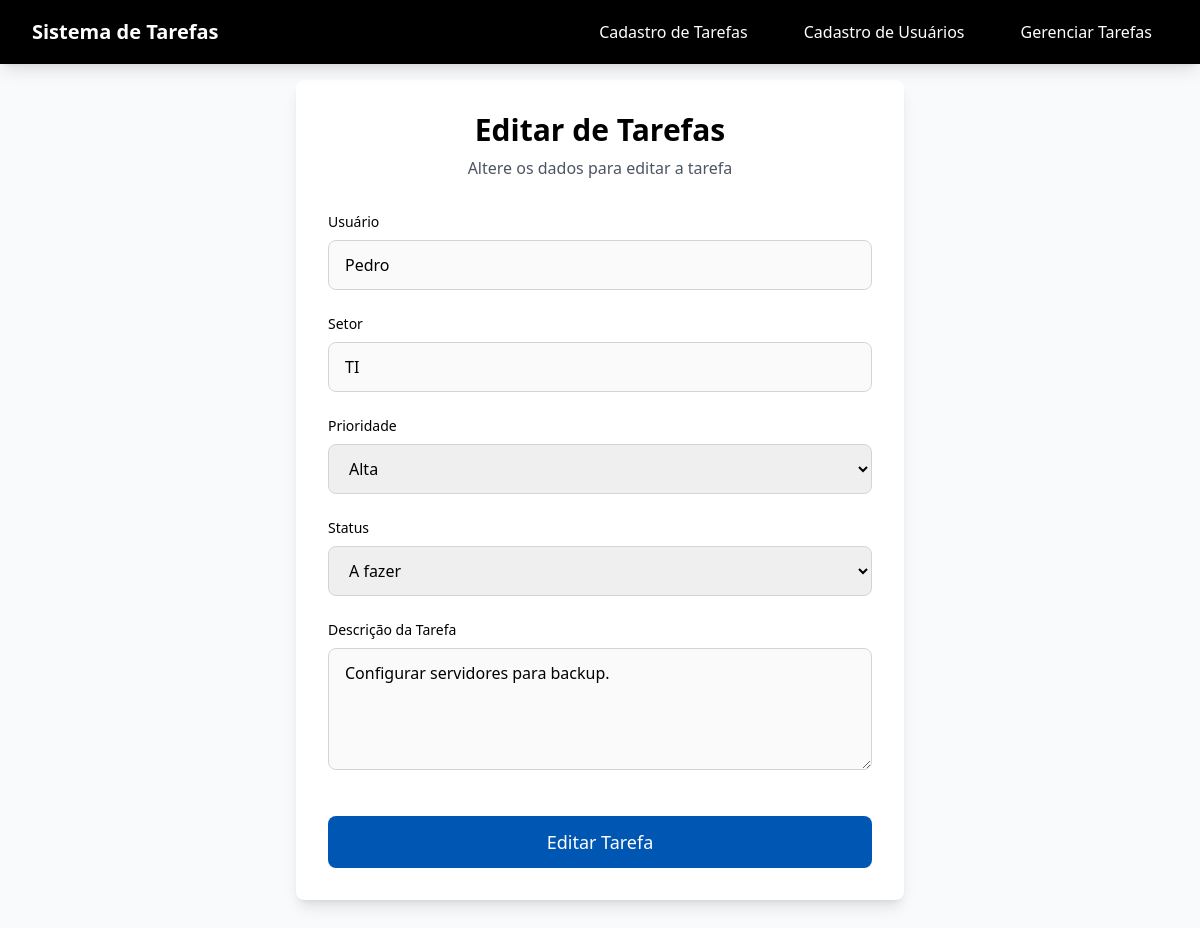
The app's page /public/editar-tarefa.php?id=37 with its own data.
### tables this page shows
CREATE TABLE
  `tarefas` (
    `idTarefa` int NOT NULL AUTO_INCREMENT,
    `idUsuario_FK` int NOT NULL,
    `prioridadeTarefa` varchar(20) NOT NULL,
    `nomeSetor` varchar(40) NOT NULL,
    `descricaoTarefa` varchar(150) NOT NULL,
    `statusTarefa` varchar(20) NOT NULL,
    `dataHoraCadastroTarefa` datetime DEFAULT CURRENT_TIMESTAMP,
    PRIMARY KEY (`idTarefa`),
    KEY `idUsuario_FK` (`idUsuario_FK`),
    CONSTRAINT `tarefas_ibfk_1` FOREIGN KEY (`idUsuario_FK`) REFERENCES `usuarios` (`idUsuario`)
  );

CREATE TABLE
  `usuarios` (
    `idUsuario` int NOT NULL AUTO_INCREMENT,
    `nomeUsuario` varchar(100) NOT NULL,
    `emailUsuario` varchar(100) NOT NULL,
    PRIMARY KEY (`idUsuario`),
    UNIQUE KEY `emailUsuario` (`emailUsuario`)
  );

### public/editar-tarefa.php (the view, shortened to what this page needs)
<?php
require '../app/Utils/Database.php';
if ($_GET['id']) {
    $sql = $pdo->prepare("
        SELECT
            t.idTarefa,
            t.prioridadeTarefa,
            t.nomeSetor,
            t.descricaoTarefa,
            t.statusTarefa,
            t.dataHoraCadastroTarefa,
            u.nomeUsuario,
            u.idUsuario
        FROM Tarefas t
        INNER JOIN Usuarios u ON t.idUsuario_FK = u.idUsuario
        WHERE t.idTarefa = :idTarefa
    ");
    $sql->bindValue('idTarefa', $_GET['id']);
    $sql->execute();
    if ($sql->rowCount() > 0) {
        $dadosTarefa = $sql->fetchAll(PDO::FETCH_ASSOC);
    } else {
        header('Location: /');
        exit();
    }
}
?>
<!DOCTYPE html>
<html lang="pt-BR">
<head>
    <script src="https://cdn.tailwindcss.com"></script>
    <link rel="stylesheet" href="https://cdn.jsdelivr.net/npm/notyf@3/notyf.min.css">
</head>
<body class="bg-gray-50 min-h-screen">
    <nav class="bg-dark text-white fixed top-0 left-0 right-0 z-50 shadow-lg">
        <div class="max-w-7xl mx-auto px-4 sm:px-6 lg:px-8">
            <div class="flex justify-between items-center h-16">
                <div>
                    <h1 class="text-xl font-bold">Sistema de Tarefas</h1>
                </div>
                <div class="hidden md:flex space-x-6">
                    <a href="cadastro-tarefa.php"
                        class="px-4 py-2 rounded-md font-medium transition-colors">
                        Cadastro de Tarefas
                    </a>
                    <a href="cadastro-usuarios.php"
                        class="px-4 py-2 rounded-md font-medium transition-colors">
                        Cadastro de Usuários
                    </a>
                    <a href="/"
                        class="px-4 py-2 rounded-md font-medium transition-colors">
                        Gerenciar Tarefas
                    </a>
                </div>
            </div>
        </div>
    </nav>
    <main class="pt-20 pb-8">
        <div class="max-w-2xl mx-auto px-4 sm:px-6 lg:px-8">
            <div class="bg-white rounded-lg shadow-lg p-6 md:p-8">
                <div class="text-center mb-8">
                    <h2 class="text-3xl font-bold text-[#000000] mb-2">Editar de Tarefas</h2>
                    <p class="text-gray-600">Altere os dados para editar a tarefa</p>
                </div>
                <form class="space-y-6" action="" method="POST">
                    <div>
                        <label for="setor" class="block text-sm font-medium text-[#000000] mb-2">
                            Usuário
                        </label>
                        <input type="text" id="setor" name="setorTarefa" required disabled value="<?= $dadosTarefa[0]['nomeUsuario'] ?>"
                            class="w-full px-4 py-3 border border-gray-300 rounded-lg focus:ring-2 focus:ring-[#0056b3] focus:border-[#0056b3] transition-colors">
                    </div>
                    <div>
                        <label for="setor" class="block text-sm font-medium text-[#000000] mb-2">
                            Setor
                        </label>
                        <input type="text" id="setor" name="setorTarefa" required disabled value="<?= $dadosTarefa[0]['nomeSetor'] ?>"
                            class="w-full px-4 py-3 border border-gray-300 rounded-lg focus:ring-2 focus:ring-[#0056b3] focus:border-[#0056b3] transition-colors">
                    </div>
                    <div>
                        <label for="prioridade" class="block text-sm font-medium text-[#000000] mb-2">
                            Prioridade
                        </label>
                        <select id="prioridade" name="prioridadeTarefa" required
                            class="w-full px-4 py-3 border border-gray-300 rounded-lg focus:ring-2 focus:ring-[#0056b3] focus:border-[#0056b3] transition-colors">
                            <option value="Alta" <?= ($dadosTarefa[0]['prioridadeTarefa'] === 'Alta') ? 'selected' : '' ?>>Alta</option>
                        </select>
                    </div>
                    <div>
                        <label for="status" class="block text-sm font-medium text-[#000000] mb-2">
                            Status
                        </label>
                        <select id="status" name="statusTarefa" required
                            class="w-full px-4 py-3 border border-gray-300 rounded-lg focus:ring-2 focus:ring-[#0056b3] focus:border-[#0056b3] transition-colors">
                            <option value="A fazer" <?= ($dadosTarefa[0]['statusTarefa'] === 'A fazer') ? 'selected' : '' ?>>A fazer</option>
                        </select>
                    </div>
                    <div>
                        <label for="descricao" class="block text-sm font-medium text-[#000000] mb-2">
                            Descrição da Tarefa
                        </label>
                        <textarea id="descricao" name="descricaoTarefa" rows="4" required disabled
                            class="w-full px-4 py-3 border border-gray-300 rounded-lg focus:ring-2 focus:ring-[#0056b3] focus:border-[#0056b3] transition-colors resize-vertical"><?= $dadosTarefa[0]['descricaoTarefa'] ?></textarea>
                    </div>
                    <div class="pt-4">
                        <button type="submit"
                            class="w-full bg-[#0056b3] text-white py-3 px-6 rounded-lg font-medium text-lg hover:bg-[#004a99] focus:ring-4 focus:ring-[#99c2f0] transition-all duration-200 transform hover:scale-[1.02]">
                            Editar Tarefa
                        </button>
                    </div>
                </form>
            </div>
        </div>
    </main>
</body>
</html>

### records on screen
tarefas: setorTarefa "Pedro", setorTarefa "TI", prioridadeTarefa "Alta", statusTarefa "A fazer", descricaoTarefa "Configurar servidores para backup."
